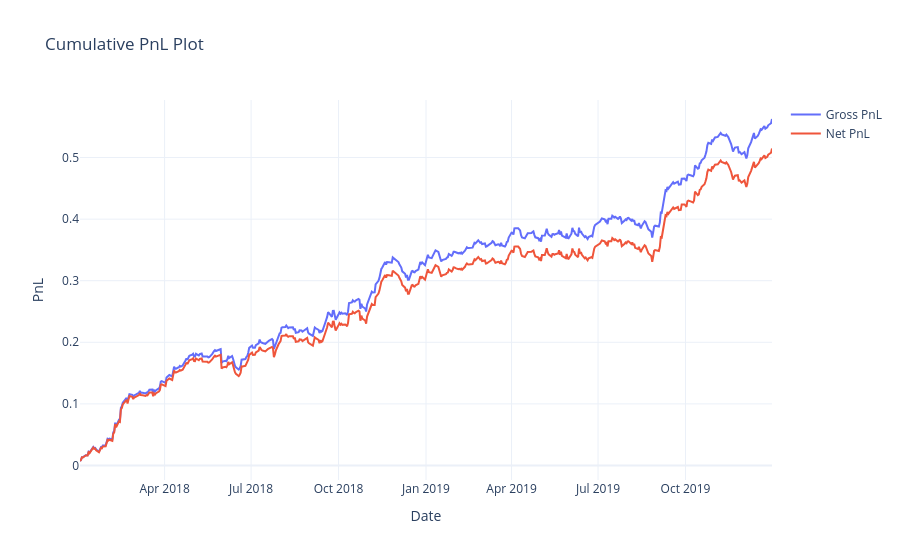

Write notebook code for a chart like this one.
### Code cell
# ── Out-of-sample PnL (2018–2019) ────────────────────────────────────────────
print("OUT-OF-SAMPLE (2018–2019)")

sr_vectorized, pnl_vectorized = backtest_portfolio(
    full_portfolio.loc["2018-01-01":"2019-12-31"],
    returns.loc["2018-01-01":"2019-12-31"],
    universe.loc["2018-01-01":"2019-12-31"],
    plot_=True, print_=True,
)

### Figure 1 — Plotly figure (JSON) as saved in the notebook; plotly's stock layout.template omitted (floating-point values rounded to 4 significant figures; data arrays with more than 128 entries replaced by an {"elided": "..."} marker saying what was removed)
{"data": [{"mode": "lines", "name": "Gross PnL", "type": "scatter", "x": {"elided": "503 str values"}, "y": {"elided": "503 float values"}}, {"mode": "lines", "name": "Net PnL", "type": "scatter", "x": {"elided": "503 str values"}, "y": {"elided": "503 float values"}}], "layout": {"showlegend": true, "title": {"text": "Cumulative PnL Plot"}, "xaxis": {"title": {"text": "Date"}}, "yaxis": {"title": {"text": "PnL"}}}}
